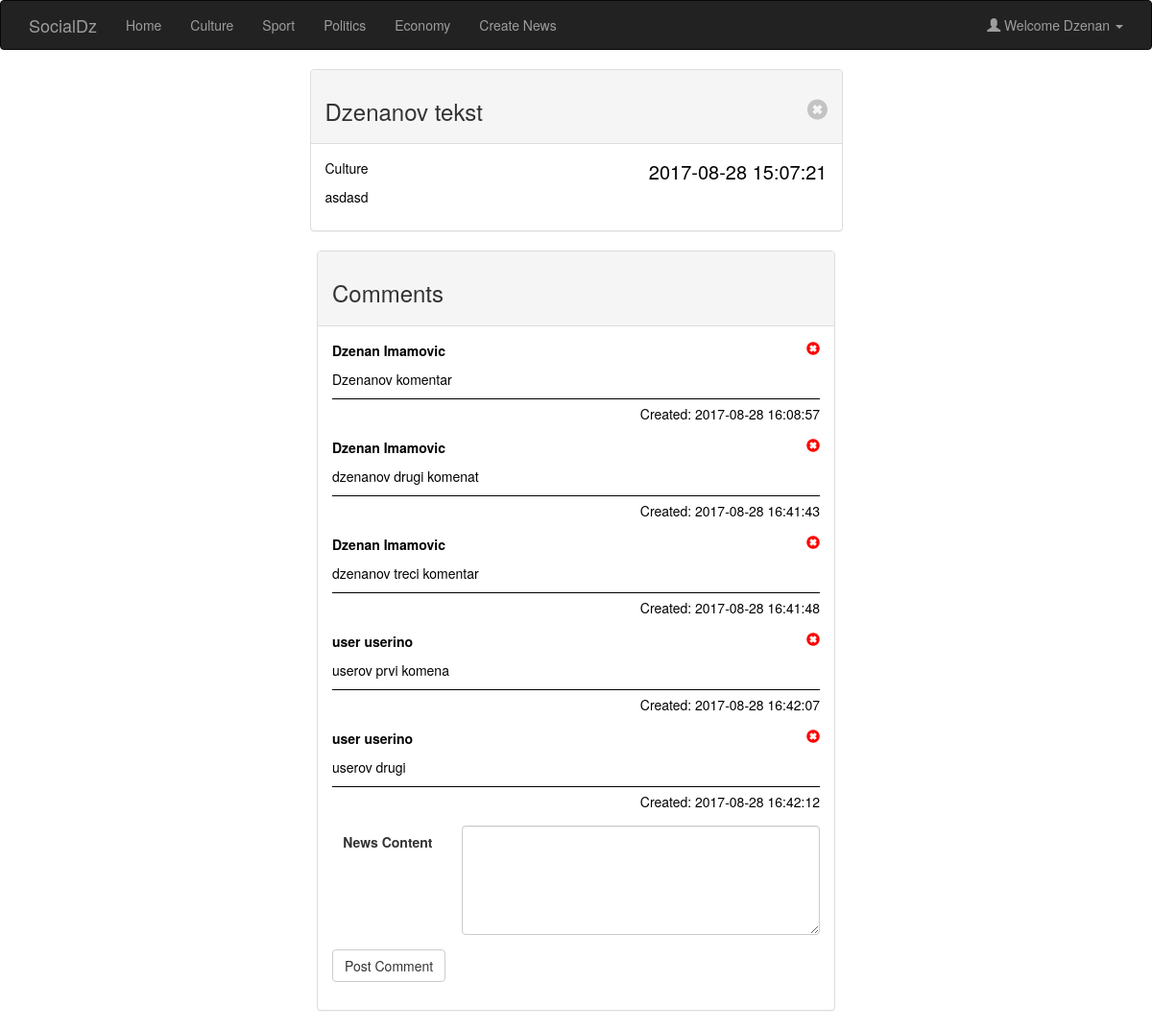
The app's page /pages/single-news.php?id=14 (signed in) with its own data.
### tables this page shows
CREATE TABLE `users` (
  `ID` int(11) NOT NULL,
  `name` varchar(15) NOT NULL,
  `surname` varchar(20) NOT NULL,
  `email` varchar(20) NOT NULL,
  `password` text NOT NULL,
  `is_admin` tinyint(1) NOT NULL DEFAULT '0'
);

CREATE TABLE `news` (
  `ID` int(11) NOT NULL,
  `title` text NOT NULL,
  `content` text NOT NULL,
  `category` enum('culture','sport','politics','economy') NOT NULL,
  `created` timestamp NOT NULL DEFAULT CURRENT_TIMESTAMP
);

CREATE TABLE `news_comments` (
  `ID` int(11) NOT NULL,
  `user_id` int(11) DEFAULT NULL,
  `news_id` int(11) DEFAULT NULL,
  `text` text NOT NULL,
  `created` timestamp NOT NULL DEFAULT CURRENT_TIMESTAMP
);

### services/databaseService.php (called while the page is built, shortened)
<?php
include ("..\classes\db.php");
$db = new db("localhost", "root", "","socialdz");

### classes/db.php (called while the page is built, shortened)
<?php
class db {
    private $host;
    private $user;
    private $password;
    private $dbName;
    private $dbh;
    public function __construct($host,$user,$password,$dbName)
    {
        $this->host = $host;
        $this->user = $user;
        $this->password = $password;
        $this->dbName = $dbName;
    }
    public function connect(){
       try{
           $this->dbh = new PDO('mysql:host=' . $this->host . ';dbname=' . $this->dbName, $this->user, $this->password);
           $this->dbh->setAttribute(PDO::ATTR_ERRMODE, PDO::ERRMODE_EXCEPTION);
       } catch(PDOException $e) {
            var_dump($e->getMessage()); die();
       }
    }
    public function getUserById($id){
        try{
            $sql = $this->dbh->prepare("SELECT * FROM users WHERE ID =" . $id);
            $sql->execute();
            $row = $sql->fetch();
            return $row;
        }catch (Exception $e){
            var_dump($e->getMessage()); die();
        }
    }
    public function getNewsAndCommentsById($id){
        try{
            $sql = $this->dbh->prepare("SELECT e.*, o.text, o.created AS commentcreated, o.ID AS commentid, u.name, u.surname, u.ID AS userid
                                        FROM news e
                                        INNER JOIN news_comments o ON e.ID = o.news_id
                                        INNER JOIN users u ON o.user_id = u.ID
                                        WHERE e.ID =". $id);
            $sql->execute();
            $row = $sql->fetchAll();
            return $row;
        }catch (Exception $e){
            var_dump($e->getMessage()); die();
        }
    }
    public function getNewsById($id){
        try{
            $sql = $this->dbh->prepare("SELECT * FROM news WHERE ID =" . $id);
            $sql->execute();
            $row = $sql->fetch();
            return $row;
        }catch (Exception $e){
            var_dump($e->getMessage()); die();
        }
    }
}

### pages/single-news.php (the view, shortened to what this page needs)
<?php
include_once ("../services/databaseService.php");
$id = $_SESSION['id'];
$user = $db->getUserById($id);
$newsId = $_GET['id'];
$new = $db->getNewsById($newsId);
$news = $db->getNewsAndCommentsById($newsId);
?>
<html>
<?php include_once("partials\head.php"); ?>
<?php include_once("partials\header.php"); ?>
<div class="container">
    <div class="row">
        <?php
        if($user['is_admin']){
            echo ' <div class="col-sm-6 col-sm-offset-3">
                    <div class="panel panel-default">
                        <div class="panel-heading">
                            <h3>'.$new['title'].'
                                <span class="glyphicon glyphicon-remove-sign close" id="close" data-id="'.$new['ID'].'"  aria-hidden="true"></span>
                            </h3>
                        </div>
                        <div class="panel-body">
                            <p class="category">'.$new['category'].'  <span class="time">'.$new['created'].'</span></p>
                            <p>'.$new['content'].'</p>
                         </div>
                    </div>
                </div>';
        }
        ?>
    </div>
    <div class="col-sm-6 col-sm-offset-3">
        <div class="panel panel-default">
            <div class="panel-heading">
                <h3> Comments </h3>
            </div>
            <?php
                if(!empty($news)){
                    foreach($news as $comment){
                        if($user['is_admin']){
                            echo '<div class="panel-body comment">
                            <p><strong>'.$comment['name'].' '. $comment['surname'] .'</strong>
                            <span class="glyphicon glyphicon-remove-sign deletecomment"  data-id="'.$comment['commentid'].'"  aria-hidden="true"></span>
                            </p>
                            <p>'.$comment['text'].'</p>
                            <hr class="hrule">
                            <p><span class="date">Created: '.$comment['commentcreated'].'</span></p>
                        </div>';
                        }
                    }
                }
            ?>
            <div class="panel-body">
                <form action="../services/createCommentService.php" method="POST" class="form-horizontal" id="register-form">
                    <div class="form-group ">
                        <label class="col-sm-3 control-label" for="content">News Content</label>
                        <div class="col-sm-9">
                            <textarea class="form-control" rows="5" id="text" name="text"></textarea>
                        </div>
                    </div>
                    <p>
                        <button class="btn btn-default" type="submit" >Post Comment</button>
                    </p>
                </form>
            </div>
        </div>
    </div>
</div>
</html>

### pages/partials/header.php (shortened to what this page needs)
<?php
    $uri = $_SERVER['REQUEST_URI'];
?>
<nav class="navbar navbar-inverse">
    <div class="container">
        <div class="navbar-header">
            <?php
            if(!empty($user)){
                echo '<a class="navbar-brand" href="/pages/landing.php">SocialDz</a>';
            }
            else{
                echo '<a class="navbar-brand" href="/">SocialDz</a>';
            }
            ?>
        </div>
        <ul class="nav navbar-nav">
            <?php
            if(strpos($uri, "landing") !== false ) {
                echo('
                    <li class="active"><a href="/pages/landing.php">Home</a></li>
                    <li><a href="/pages/culture.php">Culture</a></li>
                    <li><a href="/pages/sport.php">Sport</a></li>
                    <li><a href="/pages/politics.php">Politics</a></li>
                    <li><a href="/pages/economy.php">Economy</a></li>
                ');
                if($user['is_admin']){
                    echo('<li><a href="news.php">Create News</a></li>');
                }
            }
            else if(strpos($uri, "single-news") !== false){
                echo('
                    <li><a href="/pages/landing.php">Home</a></li>
                    <li><a href="/pages/culture.php">Culture</a></li>
                    <li><a href="/pages/sport.php">Sport</a></li>
                    <li><a href="/pages/politics.php">Politics</a></li>
                    <li><a href="/pages/economy.php">Economy</a></li>
                ');
                if($user['is_admin']){
                    echo('<li><a href="news.php">Create News</a></li>');
                }
            }
            ?>
        </ul>
        <ul class="nav navbar-nav navbar-right">
            <?php
                if(strpos($uri, "registration") !== false){
                    echo('<li><a href="/pages/login.php"><span class="glyphicon glyphicon-log-in"></span> Login</a></li>');
                }
                else if(strpos($uri, "login") !== false){
                    echo('<li><a href="/pages/registration.php"><span class="glyphicon glyphicon-user"></span> Sign Up</a></li>');
                }
                else if(strlen ( $uri) == 1){
                    echo('<li><a href="/pages/registration.php"><span class="glyphicon glyphicon-user"></span> Sign Up</a></li>
                    <li><a href="/pages/login.php"><span class="glyphicon glyphicon-log-in"></span> Login</a></li>');
                }
                else{
                    echo(' <li class="dropdown">
                            <a class="dropdown-toggle" data-toggle="dropdown" href="#"><span class="glyphicon glyphicon-user"></span>
                            Welcome '.$user['name'].'
                            <span class="caret"></span></a>
                            <ul class="dropdown-menu">
                              <li><a href="../../services/logoutService.php"><span class="glyphicon glyphicon-log-out"></span> Logout</a></li>
                            </ul>
                          </li>');
                }
            ?>
        </ul>
    </div>
</nav>

### assets/css/master.css (style rules this page uses)
.time { float: right; font-size: 20px; }
.category { text-transform: capitalize; }
.close { float:right; }
.hrule { margin: 5px 0; border-color: black; }
.comment { padding-bottom: 0; }
.date { float: right; }
.deletecomment { float:right; color: red; }
.panel-body p { color:black !important; }

### records on screen
users: name "Dzenan"
news: title "Dzenanov tekst", category "Culture", created "2017-08-28 15:07:21", content "asdasd"
news_comments: user.name "Dzenan", user.surname "Imamovic", text "Dzenanov komentar", created "2017-08-28 16:08:57"
news_comments: user.name "Dzenan", user.surname "Imamovic", text "dzenanov drugi komenat", created "2017-08-28 16:41:43"
news_comments: user.name "Dzenan", user.surname "Imamovic", text "dzenanov treci komentar", created "2017-08-28 16:41:48"
news_comments: user.name "user", user.surname "userino", text "userov prvi komena", created "2017-08-28 16:42:07"
news_comments: user.name "user", user.surname "userino", text "userov drugi", created "2017-08-28 16:42:12"
